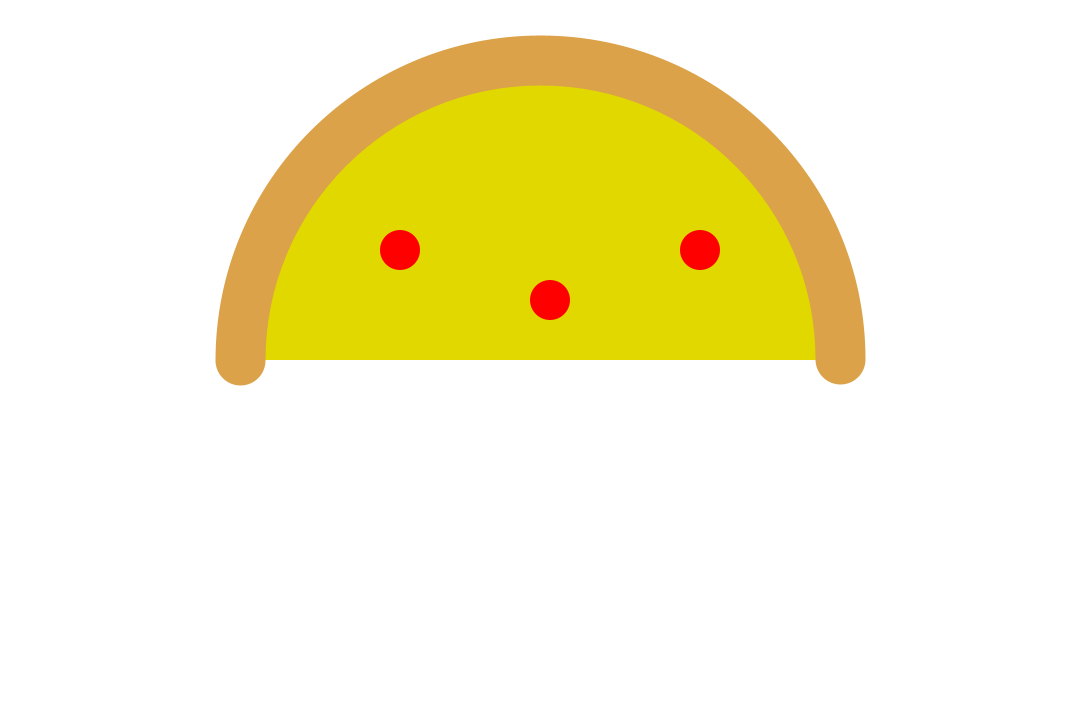
Frame 1 (no input)
Frame 60 (the mouse pressed at the canvas centre just before this capture): identical to frame 1, image omitted
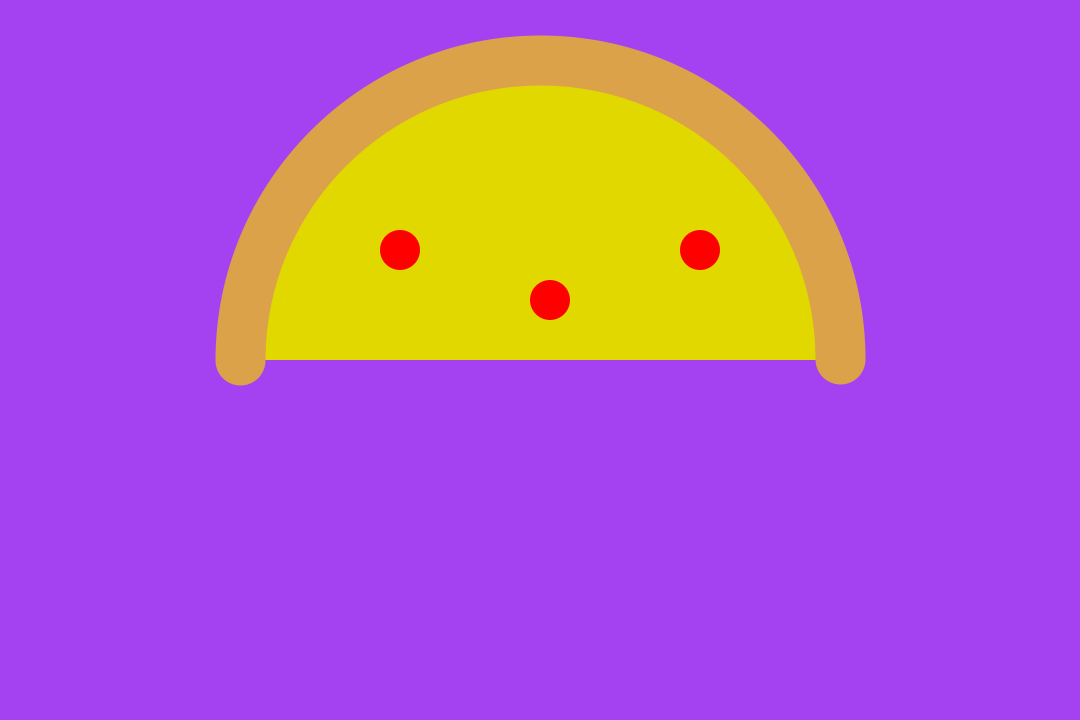
Frame 120 (the mouse held since frame 60 and released just before this capture)

The Processing sketch that drew these frames (run headless with seeded random() and noise(); from frame 60 on, the mouse is pressed at the canvas centre):

// Processing sketch: SS2_GrabASlice
// ── SS2_GrabASlice.pde
/* William Valentin, "Grab A Slice", 
Move your mouse to the right, top left and bottom left.
Press the mouse to change colors.
*/

//creating global variables
float r = 255;
float g = 255;
float b = 255;


void setup(){
  size(1080, 720);
}

void draw(){
  background(r, g, b);
  stroke(219, 162, 74);
  strokeWeight(50);
  //right side of background
   if (mouseX > width/2){
    fill(225, 216, 0);
    arc(width/2, height/2, 600, 600, HALF_PI, PI);
     noStroke();
     fill(255, 0, 0);
     ellipse(400, 500, 40, 40);
     ellipse(500, 450, 40, 40);
     ellipse(450, 400, 40, 40);
     ellipse(450, 550, 40, 40);
    
  }
  //left bottom side of background
  else if(mouseY > height/2){
    fill(225, 216, 0);
    arc(width/2, height/2, 600, 600, 0, HALF_PI);
     noStroke();
     fill(255, 0, 0);
     ellipse(600, 600, 40, 40);
     ellipse(700, 500, 40, 40);
     ellipse(650, 400, 40, 40);
    
  }
  else {
    //left top side of background
    fill (225, 216, 0);
    arc(width/2, height/2, 600, 600, PI, TWO_PI);
    noStroke();
    fill(255, 0, 0);
    ellipse(400, 250, 40, 40);
    ellipse(700, 250, 40, 40);
    ellipse(550, 300, 40, 40);
  }
  
}
//event function
void mousePressed(){
  r = random(255);
  g = random(255);
  b = random(255);
}
